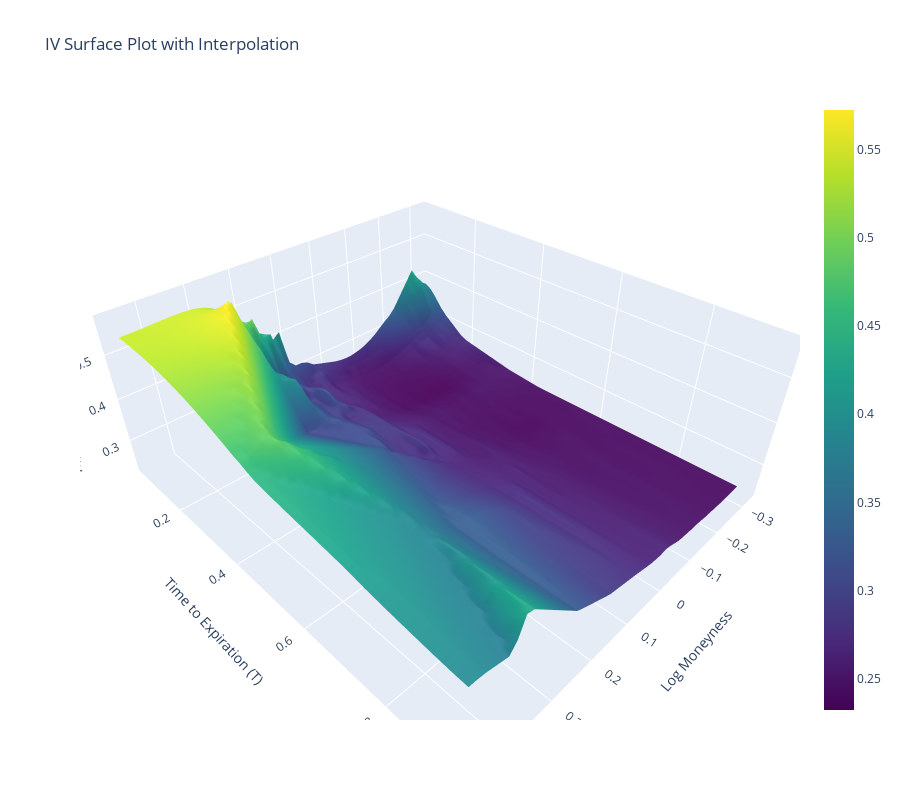

Notebook cell for this chart:
### Code cell
plot_iv_surface(df_iv_newton)

### Figure 1 — Plotly figure (JSON) as saved in the notebook; plotly's stock layout.template omitted (floating-point values rounded to 4 significant figures; data arrays with more than 128 entries replaced by an {"elided": "..."} marker saying what was removed)
{"data": [{"colorscale": [[0, "#440154"], [0.1111, "#482878"], [0.2222, "#3e4989"], [0.3333, "#31688e"], [0.4444, "#26828e"], [0.5556, "#1f9e89"], [0.6667, "#35b779"], [0.7778, "#6ece58"], [0.8889, "#b5de2b"], [1, "#fde725"]], "connectgaps": true, "type": "surface", "x": {"elided": "50x50 float values"}, "y": {"elided": "50x50 float values"}, "z": {"elided": "50x50 float values"}}], "layout": {"height": 800, "scene": {"xaxis": {"title": {"text": "Log Moneyness"}}, "yaxis": {"title": {"text": "Time to Expiration (T)"}}, "zaxis": {"title": {"text": "Implied Volatility"}}}, "title": {"text": "IV Surface Plot with Interpolation"}, "width": 900}}
